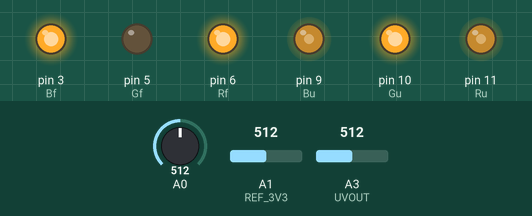
A sketch run on a simulated Arduino Uno, built with avr-gcc and run on an emulated ATmega328P. Shown: output pins drawn as LEDs (lit = HIGH). The test bench sets the inputs (shaded band); at power-on: A0 = 512, A1 (REF_3V3) = 512, A3 (UVOUT) = 512. The local clock reads 2024-03-15 10:24:30 at power-on unless the sketch sets it; what the sketch prints to the serial monitor is not drawn.

Above: at 0.1 s.
Timing chart, 0 to 1.6 s (numbered marks = the images above):
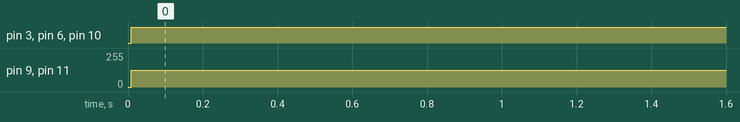

The sketch:

Prototipo_4.ino
```cpp
#include <RTClib.h>
#include <Wire.h>

RTC_DS3231 rtc;

const int Rf = 6;
const int Gf = 5;
const int Bf = 3;

const int Ru = 11;
const int Gu = 10;
const int Bu = 9;

float uv;
int UVOUT = A3;
int REF_3V3 = A1;

//------------------- Parámetros de la RNA -------------------//

double w_Capa_oculta1[2][5] = {
  { 2.8060021, -1.1711409, 4.122045, 2.350187, 0.81597537 },
  { 2.3484783, 2.2630205, -3.2768, 2.1375208, -2.6784663 }
};

double b_Capa_oculta1[5] = {
  -1.4936172, -1.3820752, -0.48103565, -1.0889859, 2.4271436
};

double w_Capa_oculta2[5][3] = {
  { 2.4358888, -1.8404518, -1.6751294 },
  { 1.1724445, -0.6933083, -1.5696467 },
  { -2.957599, 1.1990123, 1.3012772 },
  { 1.4084017, -1.1040592, -1.2870497 },
  { -2.26612, 2.7496896, -0.6572841 }
};

double b_Capa_oculta2[3] = { -0.9334416, 0.62091994, -0.20813814 };
double w_Capa_salida[3] = { 2.4138823, -1.6681055, -0.36259282 };
double b_Capa_salida = 0.6181946;

double mediaVout = 2.2540182926829266;
double mediaHora = 755.0;
double mediaUV = 2.4275609756097563;

double desviacionVout = 1.0734817809845172;
double desviacionHora = 238.15261213488014;
double desviacionUV = 1.593268680677765;

//------------------- Funciones de activación -------------------//

double sigmoid(double x) {
  return 1.0 / (1.0 + exp(-x));
}

double linear(double x) {
  return x;
}

//---------------------------------------------------------------//
void setup() {
  Serial.begin(9600);
  rtc.begin();

  rtc.adjust(DateTime(F(__DATE__), F(__TIME__)));

  DateTime now = rtc.now();
  Serial.print(now.year(), DEC); Serial.print('/');
  Serial.print(now.month(), DEC); Serial.print('/');
  Serial.print(now.day(), DEC); Serial.print(" ");
  Serial.print(now.hour(), DEC); Serial.print(':');
  Serial.print(now.minute(), DEC); Serial.print(':');
  Serial.println(now.second(), DEC);

  pinMode(A0, INPUT);
  pinMode(A1, INPUT);
  pinMode(A3, INPUT);
  pinMode(A4, INPUT);
  pinMode(A5, INPUT);
  pinMode(Rf, OUTPUT);
  pinMode(Gf, OUTPUT);
  pinMode(Bf, OUTPUT);
  pinMode(Ru, OUTPUT);
  pinMode(Gu, OUTPUT);
  pinMode(Bu, OUTPUT);
}

void loop() {
  DateTime fecha = rtc.now();
  float valor = analogRead(A0);

  int hora = fecha.hour();
  int minutos = fecha.minute();
  int HoraTotal = hora * 60 + minutos;

  double vout330 = 5.0 - (valor * 5.0 / 1023.0);

  double horaEstandar = (HoraTotal - mediaHora) / desviacionHora;
  double VoutEstandar = (vout330 - mediaVout) / desviacionVout;
  double indexUV = IndiceUV(horaEstandar, VoutEstandar);
  double indiceUVDes = indexUV * desviacionUV + mediaUV;


  // Sensor UV ML8511
  float uvLevel = analogRead(UVOUT);
  float refLevel = analogRead(REF_3V3);
  float outputVoltage = uvLevel * 3.3 / refLevel;
  float uvIntensity = mapfloat(outputVoltage, 0.99, 2.9, 0.0, 15.0);
  uv = uvIntensity;

  if (uv < 0) {
    uv = 0;
  }

  // LED RNA
  if (indiceUVDes < 2.0) {
    setColor(255-0, 255-255, 255-0); // Verde
  } else if (indiceUVDes < 6.0) {
    setColor(255-255, 255-255, 255-0); // Amarillo
  } else if (indiceUVDes < 8.0) {
    setColor(255-255, 255-165, 255-0); // Naranja
  } else if (indiceUVDes < 11.0) {
    setColor(255-255, 255-0, 255-0); // Rojo
  } else {
    setColor(255-128, 255-0, 255-128); // Morado
  }

  if (uv < 2.0) {
    setColorUV(255-0, 255-255, 255-0); // Verde
  } else if (uv < 6.0) {
    setColorUV(255-255, 255-255, 255-0); // Amarillo
  } else if (uv < 8.0) {
    setColorUV(255-255, 255-165, 255-0); // Naranja
  } else if (uv < 11.0) {
    setColorUV(255-255, 255-0, 255-0); // Rojo
  } else {
    setColorUV(255-128, 255-0, 255-128); // Morado
  }

  Serial.print("Hora: ");
  Serial.print(hora); Serial.print(':'); Serial.print(minutos);
  Serial.print(" | Índice UV (RNA): "); Serial.print(indiceUVDes);
  Serial.print(" | Índice UV (ML8511): ");
  Serial.println(uv, 2);


  /*Serial.println("");
  Serial.println(valor);
  Serial.println(vout330);
  Serial.println(outputVoltage);*/

  delay(32000);
}

void setColorUV(int red, int green, int blue) {
  analogWrite(Ru, red);
  analogWrite(Gu, green);
  analogWrite(Bu, blue);
}

void setColor(int red, int green, int blue) {
  analogWrite(Rf, red);
  analogWrite(Gf, green);
  analogWrite(Bf, blue);
}

double IndiceUV(double a, double b) {
  double salida_oculta1[5];
  double salida_oculta2[3];
  double sum = 0;

  for (int i = 0; i < 5; i++) {
    salida_oculta1[i] = a * w_Capa_oculta1[0][i] + b * w_Capa_oculta1[1][i] + b_Capa_oculta1[i];
    salida_oculta1[i] = sigmoid(salida_oculta1[i]);
  }

  for (int i = 0; i < 3; i++) {
    salida_oculta2[i] = 0;
    for (int j = 0; j < 5; j++) {
      salida_oculta2[i] += salida_oculta1[j] * w_Capa_oculta2[j][i];
    }
    salida_oculta2[i] += b_Capa_oculta2[i];
    salida_oculta2[i] = sigmoid(salida_oculta2[i]);
  }

  for (int i = 0; i < 3; i++) {
    sum += salida_oculta2[i] * w_Capa_salida[i];
  }

  return linear(sum + b_Capa_salida);
}

int averageAnalogRead(int pinToRead) {
  byte numberOfReadings = 8;
  unsigned int runningValue = 0;
  for (int x = 0; x < numberOfReadings; x++)
    runningValue += analogRead(pinToRead);
  return runningValue / numberOfReadings;
}

float mapfloat(float x, float in_min, float in_max, float out_min, float out_max) {
  return (x - in_min) * (out_max - out_min) / (in_max - in_min) + out_min;
}
```

Measured:
- by itself, pin 3 (Bf), pin 6 (Rf), pin 10 (Gu): LOW → HIGH at 0.01 s
- by itself, pin 9 (Bu), pin 11 (Ru): 0/255 → 127/255 at 0.01 s
